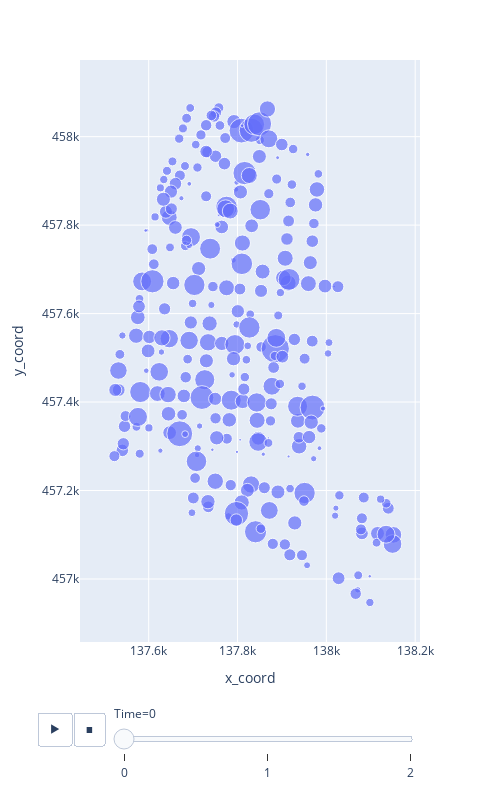

Here is the notebook cell this chart was saved with:
### Code cell
net = utils.animate_nodal_depth(df)
net.show()

### Figure 1 — Plotly figure (JSON) as saved in the notebook; plotly's stock layout.template omitted (floating-point values rounded to 4 significant figures; data arrays with more than 128 entries replaced by an {"elided": "..."} marker saying what was removed)
{"data": [{"hovertemplate": "<b>%{hovertext}</b><br><br>Time=0<br>x_coord=%{x}<br>y_coord=%{y}<br>Depth=%{marker.size}<extra></extra>", "hovertext": {"elided": "318 str values"}, "legendgroup": "", "marker": {"color": "#636efa", "size": {"elided": "318 float values"}, "sizemode": "area", "sizeref": 0.00014, "symbol": "circle"}, "mode": "markers", "name": "", "orientation": "v", "showlegend": false, "type": "scatter", "x": {"elided": "318 float values"}, "xaxis": "x", "y": {"elided": "318 float values"}, "yaxis": "y"}], "layout": {"height": 800, "legend": {"itemsizing": "constant", "tracegroupgap": 0}, "margin": {"t": 60}, "sliders": [{"active": 0, "currentvalue": {"prefix": "Time="}, "len": 0.9, "pad": {"b": 10, "t": 60}, "steps": [{"args": [["0"], {"frame": {"duration": 0, "redraw": false}, "fromcurrent": true, "mode": "immediate", "transition": {"duration": 0, "easing": "linear"}}], "label": "0", "method": "animate"}, {"args": [["1"], {"frame": {"duration": 0, "redraw": false}, "fromcurrent": true, "mode": "immediate", "transition": {"duration": 0, "easing": "linear"}}], "label": "1", "method": "animate"}, {"args": [["2"], {"frame": {"duration": 0, "redraw": false}, "fromcurrent": true, "mode": "immediate", "transition": {"duration": 0, "easing": "linear"}}], "label": "2", "method": "animate"}], "x": 0.1, "xanchor": "left", "y": 0, "yanchor": "top"}], "updatemenus": [{"buttons": [{"args": [null, {"frame": {"duration": 500, "redraw": false}, "fromcurrent": true, "mode": "immediate", "transition": {"duration": 500, "easing": "linear"}}], "label": "&#9654;", "method": "animate"}, {"args": [[null], {"frame": {"duration": 0, "redraw": false}, "fromcurrent": true, "mode": "immediate", "transition": {"duration": 0, "easing": "linear"}}], "label": "&#9724;", "method": "animate"}], "direction": "left", "pad": {"r": 10, "t": 70}, "showactive": false, "type": "buttons", "x": 0.1, "xanchor": "right", "y": 0, "yanchor": "top"}], "width": 500, "xaxis": {"anchor": "y", "domain": [0, 1], "title": {"text": "x_coord"}}, "yaxis": {"anchor": "x", "domain": [0, 1], "title": {"text": "y_coord"}}}}
